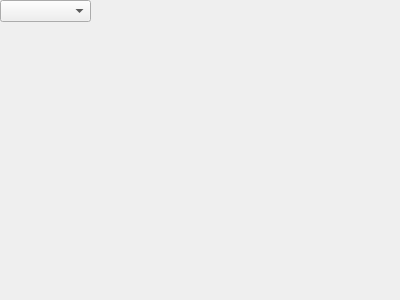
<?xml version="1.0" encoding="UTF-8"?>
<ui version="4.0">
 <class>rangeSelectMenu</class>
 <widget class="QWidget" name="rangeSelectMenu">
  <property name="geometry">
   <rect>
    <x>0</x>
    <y>0</y>
    <width>400</width>
    <height>300</height>
   </rect>
  </property>
  <property name="windowTitle">
   <string>Form</string>
  </property>
  <widget class="QComboBox" name="comboBox">
   <property name="geometry">
    <rect>
     <x>0</x>
     <y>0</y>
     <width>91</width>
     <height>22</height>
    </rect>
   </property>
  </widget>
 </widget>
 <resources/>
 <connections/>
</ui>
